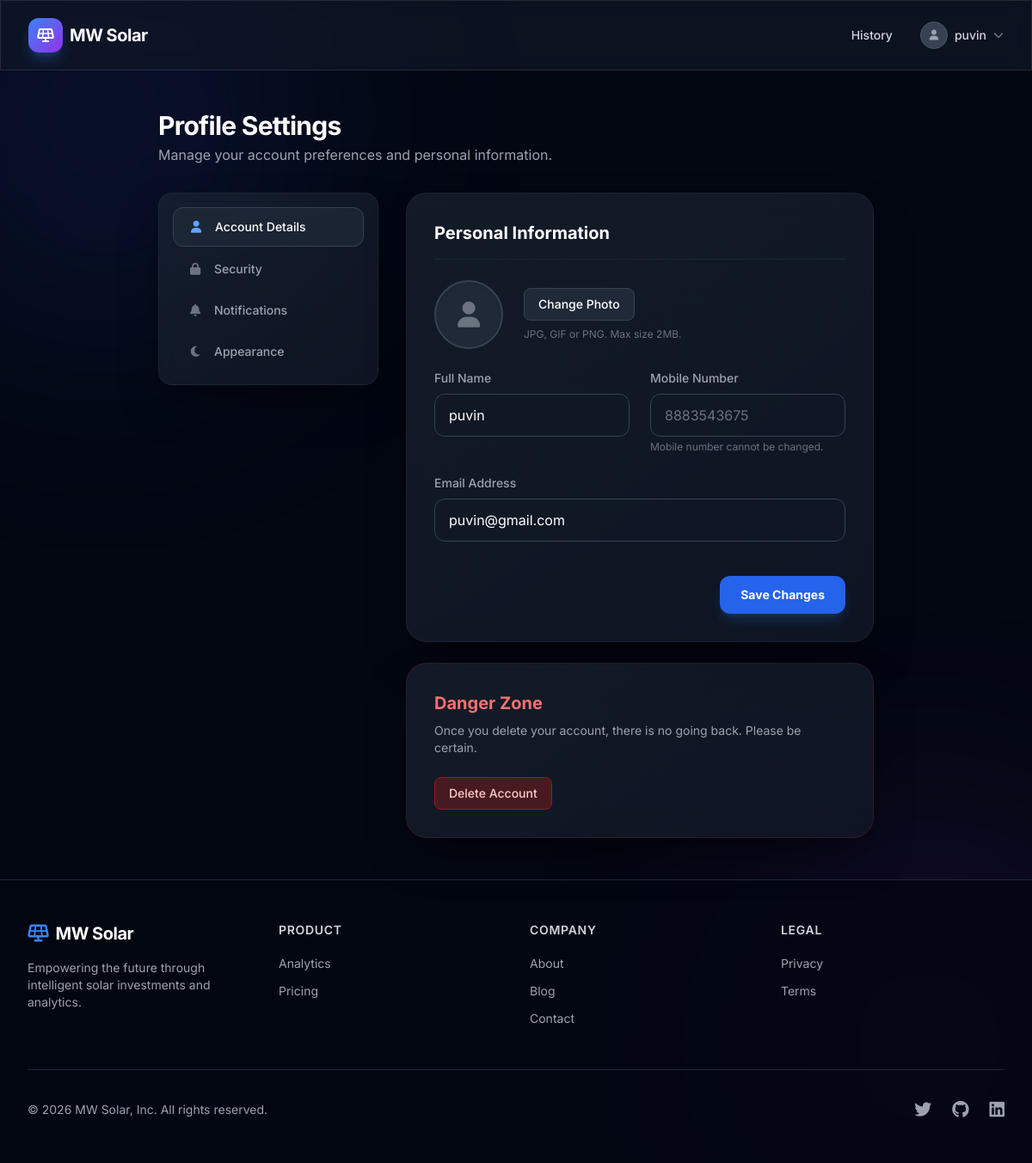
Screenshot of /profile/ (signed in) with the database file from the repository.
### solar/models.py (models this page shows, shortened)
class CustomUser(AbstractBaseUser, PermissionsMixin):
    mobile_number = models.CharField(max_length=15, unique=True)
    email = models.EmailField(unique=True)
    full_name = models.CharField(max_length=255)
    is_active = models.BooleanField(default=True)
    is_staff = models.BooleanField(default=False)
    date_joined = models.DateTimeField(default=timezone.now)
    dark_mode = models.BooleanField(default=False)
    profile_photo = models.ImageField(upload_to='profile_photos/', null=True, blank=True)
    objects = CustomUserManager()
    USERNAME_FIELD = 'mobile_number'
    REQUIRED_FIELDS = ['email', 'full_name']

### solar/views.py (the view, shortened to what this page needs)
# urls.py: path('profile/', views.profile_view, name='profile'),
@login_required(login_url='login')
def profile_view(request):
    return render(request, 'solar/profile.html')

### solar/templates/solar/profile.html (shortened to what this page needs)
{% extends 'base.html' %}
{% block content %}
<div class="max-w-4xl mx-auto px-4 sm:px-6 lg:px-8 py-12 relative z-10">
    <div class="mb-8" data-aos="fade-down">
        <h1 class="text-3xl font-bold text-white tracking-tight">Profile Settings</h1>
        <p class="text-gray-400 mt-1">Manage your account preferences and personal information.</p>
    </div>
    <div class="grid grid-cols-1 md:grid-cols-3 gap-8">
        <div class="col-span-1" data-aos="fade-right">
            <div class="glass-card rounded-2xl p-4 sticky top-24">
                <nav class="space-y-1">
                    <a href="#" class="bg-gray-800/80 text-white group flex items-center px-4 py-3 text-sm font-medium rounded-xl border border-gray-700">
                        <i class="fa-solid fa-user text-blue-400 mr-3 w-5 text-center"></i>
                        Account Details
                    </a>
                    <a href="#" class="text-gray-400 hover:bg-gray-800/50 hover:text-white group flex items-center px-4 py-3 text-sm font-medium rounded-xl transition-colors">
                        <i class="fa-solid fa-lock text-gray-500 group-hover:text-gray-300 mr-3 w-5 text-center"></i>
                        Security
                    </a>
                    <a href="#" class="text-gray-400 hover:bg-gray-800/50 hover:text-white group flex items-center px-4 py-3 text-sm font-medium rounded-xl transition-colors">
                        <i class="fa-solid fa-bell text-gray-500 group-hover:text-gray-300 mr-3 w-5 text-center"></i>
                        Notifications
                    </a>
                    <a href="#" class="text-gray-400 hover:bg-gray-800/50 hover:text-white group flex items-center px-4 py-3 text-sm font-medium rounded-xl transition-colors">
                        <i class="fa-solid fa-moon text-gray-500 group-hover:text-gray-300 mr-3 w-5 text-center"></i>
                        Appearance
                    </a>
                </nav>
            </div>
        </div>
        <div class="col-span-1 md:col-span-2 space-y-6" data-aos="fade-left">
            <div class="glass-card rounded-3xl p-8">
                <h2 class="text-xl font-bold text-white mb-6 border-b border-gray-800 pb-4">Personal Information</h2>
                <form method="POST" enctype="multipart/form-data" class="space-y-6" x-data="{ photoPreview: null }">
                    <div class="flex items-center mb-8">
                        <div class="w-20 h-20 rounded-full bg-gray-800 border-2 border-gray-700 flex items-center justify-center overflow-hidden mr-6 shadow-inner">
                            <template x-if="!photoPreview">
                                {% if user.profile_photo %}
                                    <img src="{{ user.profile_photo.url }}" alt="Profile" class="w-full h-full object-cover">
                                {% else %}
                                    <i class="fa-solid fa-user text-3xl text-gray-500"></i>
                                {% endif %}
                            </template>
                        </div>
                        <div>
                            <button type="button" @click="document.getElementById('profile_photo').click()" class="px-4 py-2 bg-gray-800 hover:bg-gray-700 rounded-lg text-sm font-medium text-white transition-colors border border-gray-700 mb-2 block">
                                Change Photo
                            </button>
                            <p class="text-xs text-gray-500">JPG, GIF or PNG. Max size 2MB.</p>
                        </div>
                    </div>
                    <div class="grid grid-cols-1 md:grid-cols-2 gap-6">
                        <div>
                            <label class="block text-sm font-medium text-gray-400 mb-2">Full Name</label>
                            <input type="text" name="full_name" value="{{ user.full_name }}" class="w-full px-4 py-3 rounded-xl bg-gray-900/50 border border-gray-700 text-white focus:outline-none focus:border-blue-500 transition-colors" required>
                        </div>
                        <div>
                            <label class="block text-sm font-medium text-gray-400 mb-2">Mobile Number</label>
                            <input type="text" value="{{ user.mobile_number }}" class="w-full px-4 py-3 rounded-xl bg-gray-900/50 border border-gray-700 text-gray-500 cursor-not-allowed" disabled>
                            <p class="text-xs text-gray-500 mt-1">Mobile number cannot be changed.</p>
                        </div>
                        <div class="md:col-span-2">
                            <label class="block text-sm font-medium text-gray-400 mb-2">Email Address</label>
                            <input type="email" name="email" value="{{ user.email }}" class="w-full px-4 py-3 rounded-xl bg-gray-900/50 border border-gray-700 text-white focus:outline-none focus:border-blue-500 transition-colors" required>
                        </div>
                    </div>
                    <div class="pt-4 flex justify-end">
                        <button type="submit" class="px-6 py-3 bg-blue-600 hover:bg-blue-500 rounded-xl text-sm font-bold text-white transition-colors shadow-lg shadow-blue-500/20">
                            Save Changes
                        </button>
                    </div>
                </form>
            </div>
            <div class="glass-card rounded-3xl p-8 border border-red-900/30" x-data="{ deleteModalOpen: false }">
                <h2 class="text-xl font-bold text-red-400 mb-2">Danger Zone</h2>
                <p class="text-sm text-gray-400 mb-6">Once you delete your account, there is no going back. Please be certain.</p>
                <button @click="deleteModalOpen = true" class="px-4 py-2 bg-red-900/50 hover:bg-red-900 rounded-lg text-sm font-medium text-red-200 transition-colors border border-red-800">
                    Delete Account
                </button>
            </div>
        </div>
    </div>
</div>
{% endblock %}

### templates/base.html (shortened to what this page needs)
<!DOCTYPE html>
<html lang="en" class="dark scroll-smooth">
<head>
    <script src="https://cdn.tailwindcss.com"></script>
    <link href="https://unpkg.com/aos@2.3.1/dist/aos.css" rel="stylesheet">
    <link rel="stylesheet" href="https://cdnjs.cloudflare.com/ajax/libs/font-awesome/6.4.0/css/all.min.css">
</head>
<body class="antialiased font-sans flex flex-col min-h-screen relative" x-data="{ mobileMenuOpen: false }">
    <div class="fixed inset-0 z-[-1] overflow-hidden pointer-events-none">
        <div class="absolute top-[-10%] left-[-10%] w-[40%] h-[40%] rounded-full bg-blue-900/20 blur-[120px]"></div>
        <div class="absolute bottom-[-10%] right-[-10%] w-[40%] h-[40%] rounded-full bg-purple-900/20 blur-[120px]"></div>
    </div>
    <nav class="fixed w-full z-50 glass-panel transition-all duration-300">
        <div class="max-w-7xl mx-auto px-4 sm:px-6 lg:px-8">
            <div class="flex justify-between h-20">
                <div class="flex items-center">
                    <a href="{% url 'landing' %}" class="flex items-center gap-2">
                        <div class="w-10 h-10 rounded-xl bg-gradient-to-br from-blue-500 to-purple-600 flex items-center justify-center shadow-lg shadow-blue-500/30">
                            <i class="fa-solid fa-solar-panel text-white"></i>
                        </div>
                        <span class="text-xl font-bold tracking-tight text-white">MW Solar</span>
                    </a>
                </div>
                <div class="hidden md:flex items-center space-x-8">
                    {% if user.is_authenticated %}
                        <a href="{% url 'history' %}" class="text-gray-300 hover:text-white transition-colors text-sm font-medium">History</a>
                        <div class="relative" x-data="{ profileOpen: false }">
                            <button @click="profileOpen = !profileOpen" @click.away="profileOpen = false" class="flex items-center gap-2 focus:outline-none">
                                <div class="w-8 h-8 rounded-full bg-gray-700 flex items-center justify-center border border-gray-600 overflow-hidden">
                                    {% if user.profile_photo %}
                                        <img src="{{ user.profile_photo.url }}" alt="Profile" class="w-full h-full object-cover">
                                    {% else %}
                                        <i class="fa-solid fa-user text-xs text-gray-400"></i>
                                    {% endif %}
                                </div>
                                <span class="text-sm font-medium text-gray-300">{{ user.full_name|truncatechars:12 }}</span>
                                <i class="fa-solid fa-chevron-down text-xs text-gray-500"></i>
                            </button>
                        </div>
                    {% else %}
                        <a href="{% url 'login' %}" class="text-gray-300 hover:text-white transition-colors text-sm font-medium">Log in</a>
                        <a href="{% url 'signup' %}" class="px-5 py-2.5 rounded-full bg-white text-black font-semibold text-sm hover:bg-gray-200 transition-colors shadow-lg shadow-white/10">Sign up</a>
                    {% endif %}
                </div>
            </div>
        </div>
    </nav>
    <main class="flex-grow pt-20">
        {% block content %}{% endblock %}
    </main>
    <footer class="border-t border-gray-800 bg-gray-950/80 backdrop-blur-lg mt-auto">
        <div class="max-w-7xl mx-auto py-12 px-4 sm:px-6 lg:px-8">
            <div class="grid grid-cols-1 md:grid-cols-4 gap-8">
                <div class="col-span-1 md:col-span-1">
                    <span class="text-xl font-bold tracking-tight text-white flex items-center gap-2">
                        <i class="fa-solid fa-solar-panel text-blue-500"></i> MW Solar
                    </span>
                    <p class="mt-4 text-gray-400 text-sm">Empowering the future through intelligent solar investments and analytics.</p>
                </div>
                <div>
                    <h3 class="text-sm font-semibold text-gray-300 tracking-wider uppercase">Product</h3>
                    <ul class="mt-4 space-y-2">
                        <li><a href="#" class="text-gray-400 hover:text-white text-sm transition-colors">Analytics</a></li>
                        <li><a href="#" class="text-gray-400 hover:text-white text-sm transition-colors">Pricing</a></li>
                    </ul>
                </div>
                <div>
                    <h3 class="text-sm font-semibold text-gray-300 tracking-wider uppercase">Company</h3>
                    <ul class="mt-4 space-y-2">
                        <li><a href="#" class="text-gray-400 hover:text-white text-sm transition-colors">About</a></li>
                        <li><a href="#" class="text-gray-400 hover:text-white text-sm transition-colors">Blog</a></li>
                        <li><a href="#" class="text-gray-400 hover:text-white text-sm transition-colors">Contact</a></li>
                    </ul>
                </div>
                <div>
                    <h3 class="text-sm font-semibold text-gray-300 tracking-wider uppercase">Legal</h3>
                    <ul class="mt-4 space-y-2">
                        <li><a href="#" class="text-gray-400 hover:text-white text-sm transition-colors">Privacy</a></li>
                        <li><a href="#" class="text-gray-400 hover:text-white text-sm transition-colors">Terms</a></li>
                    </ul>
                </div>
            </div>
            <div class="mt-12 border-t border-gray-800 pt-8 flex flex-col md:flex-row justify-between items-center">
                <p class="text-gray-400 text-sm xl:text-center">&copy; 2026 MW Solar, Inc. All rights reserved.</p>
                <div class="flex space-x-6 mt-4 md:mt-0">
                    <a href="#" class="text-gray-400 hover:text-white"><i class="fa-brands fa-twitter text-xl"></i></a>
                    <a href="#" class="text-gray-400 hover:text-white"><i class="fa-brands fa-github text-xl"></i></a>
                    <a href="#" class="text-gray-400 hover:text-white"><i class="fa-brands fa-linkedin text-xl"></i></a>
                </div>
            </div>
        </div>
    </footer>
</body>
</html>

### templates/base.html (style rules this page uses)
body { background-color: #030712; color: #f3f4f6; overflow-x: hidden; }
.glass-panel { background: rgba(17, 24, 39, 0.7); backdrop-filter: blur(12px); -webkit-backdrop-filter: blur(12px); border: 1px solid rgba(255, 255, 255, 0.1); }
.glass-card { background: linear-gradient(145deg, rgba(31, 41, 55, 0.6) 0%, rgba(17, 24, 39, 0.8) 100%); backdrop-filter: blur(16px); -webkit-backdrop-filter: blur(16px); border: 1px solid rgba(255, 255, 255, 0.05); box-shadow: 0 25px 50px -12px rgba(0, 0, 0, 0.5); }

### rows the page displays
CustomUser: full_name "puvin", mobile_number "8883543675", email "puvin@gmail.com"
